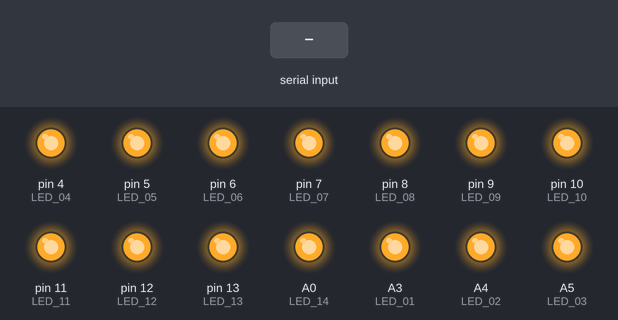
Simulated run of this sketch. Board: Arduino Uno, built with avr-gcc and run on an emulated ATmega328P. Parts: output pins drawn as LEDs (lit = HIGH). The test bench sets the inputs (shaded band).

Above: at 1.2 s.
1.3 s: "331" received over the second serial link
At 2.3 s:
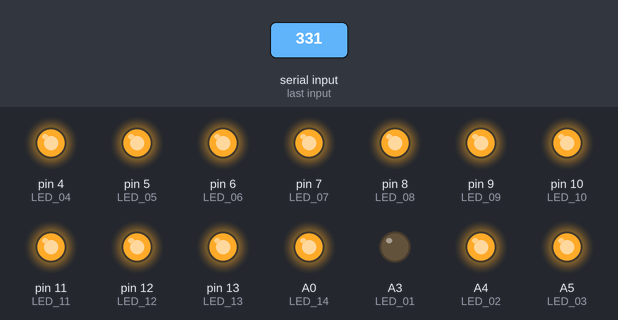
2.8 s: "341" received over the second serial link
At 3.4 s:
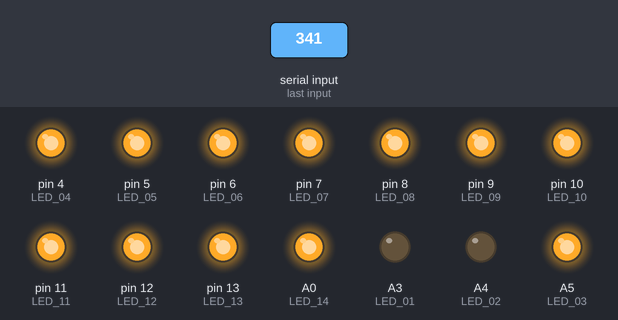
4.3 s: "330" received over the second serial link
At 4.6 s:
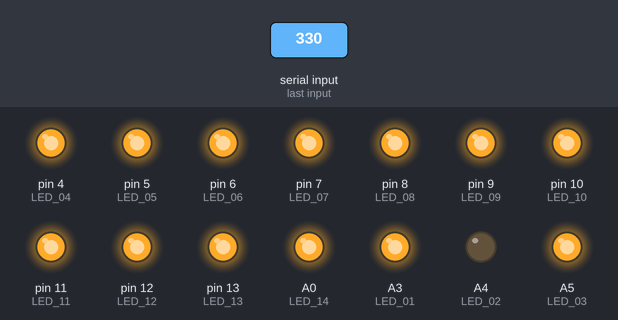
5.8 s: "351" received over the second serial link
At 6.9 s:
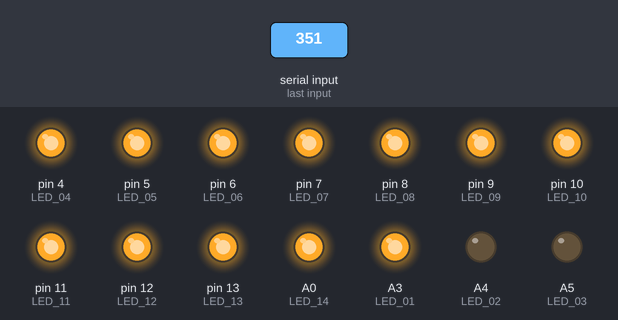
7.3 s: "340" received over the second serial link
At 8.1 s:
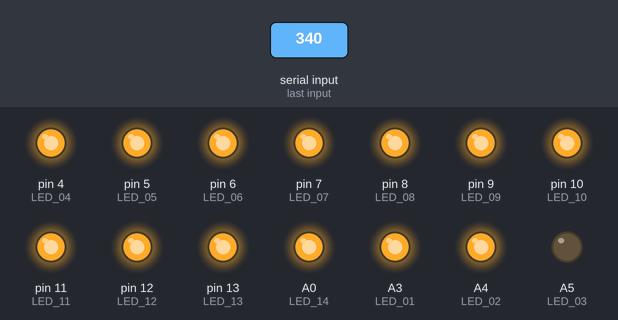
8.8 s: "361" received over the second serial link
At 9.2 s:
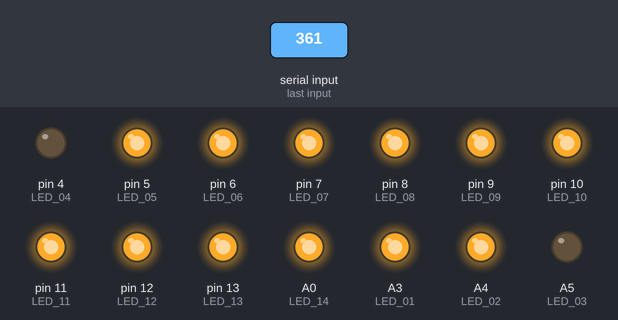
Timing chart, 0 to 11.3 s (numbered marks = the images above; inputs shaded):
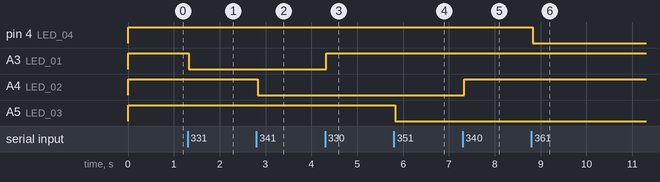

Measured:
- after the input at 1.3 s, A3 (LED_01): HIGH → LOW at once
- after the input at 2.8 s, A4 (LED_02): HIGH → LOW at once
- after the input at 4.3 s, A3 (LED_01): LOW → HIGH at once
- after the input at 5.8 s, A5 (LED_03): HIGH → LOW at once
- after the input at 7.3 s, A4 (LED_02): LOW → HIGH at once
- after the input at 8.8 s, pin 4 (LED_04): HIGH → LOW at once

The sketch:

atmega_board_3_mqtt.ino
```cpp
//Program Atmega untuk board_3
#include <SoftwareSerial.h> //untuk komunikasi serial
#define RX 0 //pin RX
#define TX 1 //pin TX

//deklarasi pin LED
#define LED_01 A3
#define LED_02 A4
#define LED_03 A5
#define LED_04 PD4
#define LED_05 PD5
#define LED_06 PD6
#define LED_07 PD7
#define LED_08 8
#define LED_09 9
#define LED_10 10
#define LED_11 11
#define LED_12 12
#define LED_13 13
#define LED_14 A0
#define LED_15 A1
#define LED_16 A2

//deklarasi variable untuk read data
String data;
char c;


//define RX & TX pada board 1
SoftwareSerial wemos (RX, TX);


void setup() {
  // setup serial
  Serial.begin(9600);
  wemos.begin(9600);

  //setup pin LED
  pinMode(LED_01, OUTPUT);
  pinMode(LED_02, OUTPUT);
  pinMode(LED_03, OUTPUT);
  pinMode(LED_04, OUTPUT);
  pinMode(LED_05, OUTPUT);
  pinMode(LED_06, OUTPUT);
  pinMode(LED_07, OUTPUT);
  pinMode(LED_08, OUTPUT);
  pinMode(LED_09, OUTPUT);
  pinMode(LED_10, OUTPUT);
  pinMode(LED_11, OUTPUT);
  pinMode(LED_12, OUTPUT);
  pinMode(LED_13, OUTPUT);
  pinMode(LED_14, OUTPUT);
  pinMode(LED_15, OUTPUT);
  pinMode(LED_16, OUTPUT);

  //Matikan semua lampu
  digitalWrite(LED_01, HIGH);
  digitalWrite(LED_02, HIGH);
  digitalWrite(LED_03, HIGH);
  digitalWrite(LED_04, HIGH);
  digitalWrite(LED_05, HIGH);
  digitalWrite(LED_06, HIGH);
  digitalWrite(LED_07, HIGH);
  digitalWrite(LED_08, HIGH);
  digitalWrite(LED_09, HIGH);
  digitalWrite(LED_10, HIGH);
  digitalWrite(LED_11, HIGH);
  digitalWrite(LED_12, HIGH);
  digitalWrite(LED_13, HIGH);
  digitalWrite(LED_14, HIGH);
  digitalWrite(LED_15, HIGH);
  digitalWrite(LED_16, HIGH);
}

void loop() {
  //Membaca data yang dikirim oleh WEMOS
  while(wemos.available()>0){
    delay(10);
    c = wemos.read();
    data+=c;
  }

  //logika LED hidup/mati
  if(data == "330"){
    digitalWrite(LED_01, HIGH);
  }
  else if(data == "331"){
    digitalWrite(LED_01, LOW);
  }
  else if(data == "340"){
    digitalWrite(LED_02, HIGH);
  }
  else if(data == "341"){
    digitalWrite(LED_02, LOW);
  }
  else if(data == "350"){
    digitalWrite(LED_03, HIGH);
  }
  else if(data == "351"){
    digitalWrite(LED_03, LOW);
  }
  else if(data == "360"){
    digitalWrite(LED_04, HIGH);
  }
  else if(data == "361"){
    digitalWrite(LED_04, LOW);
  }
  else if(data == "370"){
    digitalWrite(LED_05, HIGH);
  }
  else if(data == "371"){
    digitalWrite(LED_05, LOW);
  }
  else if(data == "380"){
    digitalWrite(LED_06, HIGH);
  }
  else if(data == "381"){
    digitalWrite(LED_06, LOW);
  }
  else if(data == "390"){
    digitalWrite(LED_07, HIGH);
  }
  else if(data == "391"){
    digitalWrite(LED_07, LOW);
  }
  else if(data == "400"){
    digitalWrite(LED_08, HIGH);
  }
  else if(data == "401"){
    digitalWrite(LED_08, LOW);
  }
  else if(data == "410"){
    digitalWrite(LED_09, HIGH);
  }
  else if(data == "411"){
    digitalWrite(LED_09, LOW);
  }
  else if(data == "420"){
    digitalWrite(LED_10, HIGH);
  }
  else if(data == "421"){
    digitalWrite(LED_10, LOW);
  }
  else if(data == "430"){
    digitalWrite(LED_11, HIGH);
  }
  else if(data == "431"){
    digitalWrite(LED_11, LOW);
  }
  else if(data == "440"){
    digitalWrite(LED_12, HIGH);
  }
  else if(data == "441"){
    digitalWrite(LED_12, LOW);
  }
  else if(data == "450"){
    digitalWrite(LED_13, HIGH);
  }
  else if(data == "451"){
    digitalWrite(LED_13, LOW);
  }
  else if(data == "460"){
    digitalWrite(LED_14, HIGH);
  }
  else if(data == "461"){
    digitalWrite(LED_14, LOW);
  }
  else if(data == "470"){
    digitalWrite(LED_15, HIGH);
  }
  else if(data == "471"){
    digitalWrite(LED_15, LOW);
  }
  else if(data == "480"){
    digitalWrite(LED_16, HIGH);
  }
  else if(data == "481"){
    digitalWrite(LED_16, LOW);
  }

  //mengembalikan data menjadi ""
  data="";

}
```
